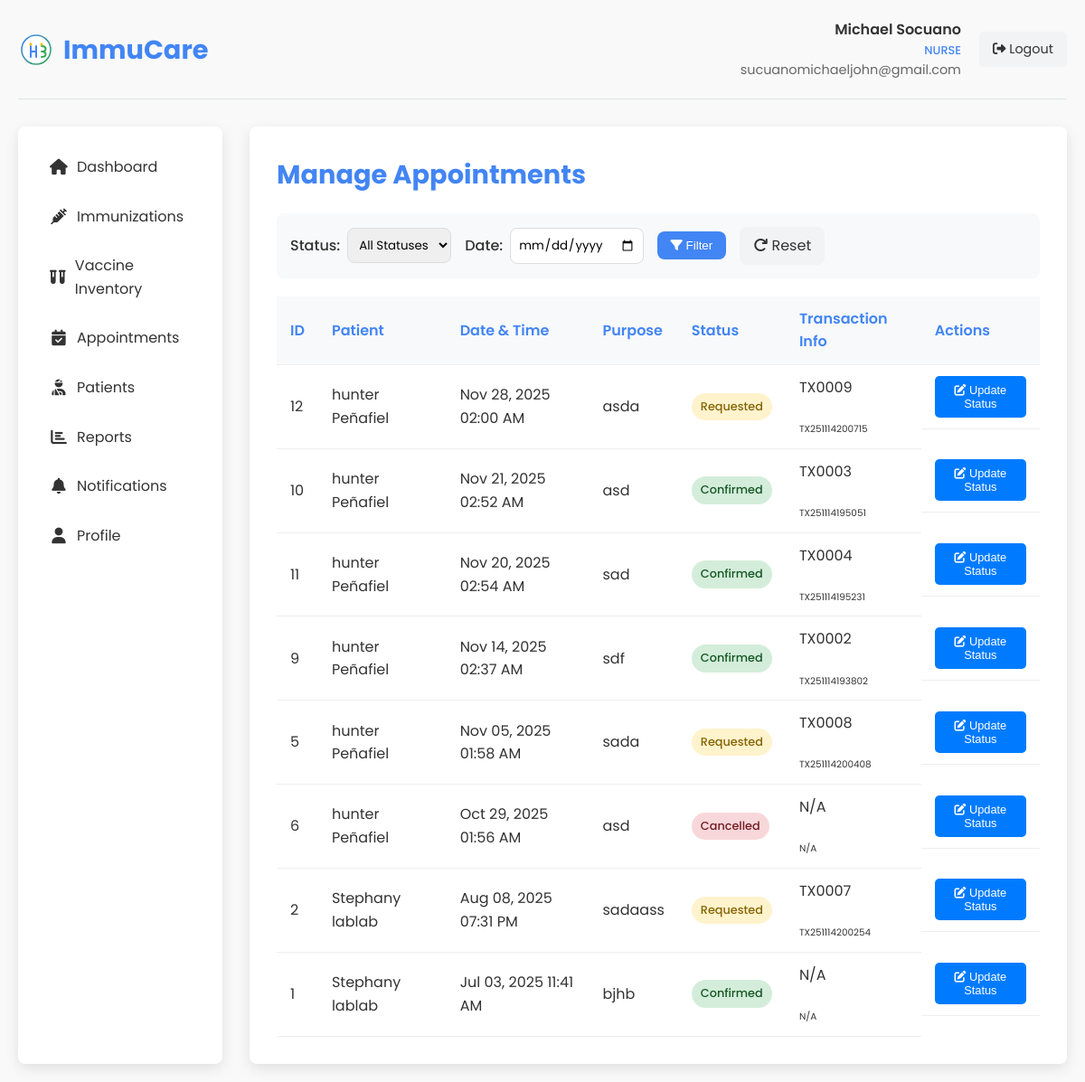
The app's page /nurse_appointments.php (signed in) with its own data.
### tables this page shows
CREATE TABLE `appointments` (
  `id` int(11) NOT NULL,
  `patient_id` int(11) NOT NULL,
  `staff_id` int(11) DEFAULT NULL,
  `appointment_date` datetime NOT NULL,
  `vaccine_id` int(11) DEFAULT NULL,
  `purpose` varchar(255) NOT NULL,
  `location` varchar(255) DEFAULT 'Main Clinic',
  `status` enum('requested','confirmed','completed','cancelled','no_show') DEFAULT 'requested',
  `notes` text DEFAULT NULL,
  `transaction_id` varchar(100) DEFAULT NULL,
  `transaction_number` varchar(50) DEFAULT NULL,
  `created_at` datetime NOT NULL,
  `updated_at` timestamp NOT NULL DEFAULT current_timestamp() ON UPDATE current_timestamp()
);

CREATE TABLE `patients` (
  `id` int(11) NOT NULL,
  `user_id` int(11) DEFAULT NULL,
  `first_name` varchar(50) NOT NULL,
  `middle_name` varchar(50) DEFAULT NULL,
  `last_name` varchar(50) NOT NULL,
  `date_of_birth` date NOT NULL,
  `gender` enum('male','female','other') NOT NULL,
  `blood_type` varchar(10) DEFAULT NULL COMMENT 'Patient blood type (A+, A-, B+, B-, AB+, AB-, O+, O-)',
  `purok` text NOT NULL,
  `city` varchar(100) NOT NULL,
  `province` varchar(100) NOT NULL,
  `postal_code` varchar(20) DEFAULT NULL,
  `phone_number` varchar(20) DEFAULT NULL,
  `email` varchar(255) DEFAULT NULL,
  `medical_history` text DEFAULT NULL,
  `allergies` text DEFAULT NULL,
  `diagnosis` text DEFAULT NULL COMMENT 'Patient diagnosis information',
  `created_at` datetime NOT NULL,
  `updated_at` timestamp NOT NULL DEFAULT current_timestamp() ON UPDATE current_timestamp()
);

### transaction_helper.php (called while the page is built, shortened)
<?php
class TransactionHelper {
    public static function formatTransactionId($transaction_id) {
        if (empty($transaction_id)) {
            return 'N/A';
        }
        return $transaction_id;
    }
    public static function formatTransactionNumber($transaction_number) {
        if (empty($transaction_number)) {
            return 'N/A';
        }
        return $transaction_number;
    }
}
?>

### nurse_appointments.php (the view, shortened to what this page needs)
<?php
require_once 'transaction_helper.php';
$user_name = isset($_SESSION['user_name']) ? $_SESSION['user_name'] : 'Nurse';
$user_email = isset($_SESSION['user_email']) ? $_SESSION['user_email'] : '';
$conn = new mysqli(DB_HOST, DB_USER, DB_PASS, DB_NAME);
$search_condition = '';
$filter_date = isset($_GET['filter_date']) ? $_GET['filter_date'] : '';
$date_condition = '';
$status_condition = '';
$page = isset($_GET['page']) ? (int)$_GET['page'] : 1;
$records_per_page = 10;
$offset = ($page - 1) * $records_per_page;
$base_query = "FROM appointments a
               JOIN patients p ON a.patient_id = p.id
               LEFT JOIN vaccines v ON a.vaccine_id = v.id
               WHERE 1=1";
$query = "SELECT a.*, p.first_name, p.last_name, v.name as vaccine_name,
          a.transaction_id, a.transaction_number
          $base_query $search_condition $date_condition $status_condition
          ORDER BY a.appointment_date DESC
          LIMIT ?, ?";
$stmt = $conn->prepare($query);
$stmt->bind_param("ii", $offset, $records_per_page);
$stmt->execute();
$appointments = $stmt->get_result();
?>
<!DOCTYPE html>
<html lang="en">
<head>
    <link rel="stylesheet" href="styles.css">
    <link rel="stylesheet" href="https://cdnjs.cloudflare.com/ajax/libs/font-awesome/6.4.0/css/all.min.css">
</head>
<body>
    <div class="dashboard-container">
        <div class="dashboard-header">
            <div class="dashboard-logo">
                <img src="images/logo.svg" alt="ImmuCare Logo">
                <h1>ImmuCare</h1>
            </div>
            <div class="user-menu">
                <div class="user-info">
                    <div class="user-name"><?php echo htmlspecialchars($user_name); ?></div>
                    <div class="user-role">Nurse</div>
                    <div class="user-email"><?php echo htmlspecialchars($user_email); ?></div>
                </div>
                <a href="?logout=1" class="logout-btn">
                    <i class="fas fa-sign-out-alt"></i> Logout
                </a>
            </div>
        </div>
        <div class="dashboard-content">
            <div class="sidebar">
                <ul class="sidebar-menu">
                    <li><a href="nurse_dashboard.php"><i class="fas fa-home"></i> Dashboard</a></li>
                    <li><a href="nurse_immunizations.php"><i class="fas fa-syringe"></i> Immunizations</a></li>
                    <li><a href="nurse_vaccine_inventory.php"><i class="fas fa-vials"></i> Vaccine Inventory</a></li>
                    <li><a href="nurse_appointments.php" class="active"><i class="fas fa-calendar-check"></i> Appointments</a></li>
                    <li><a href="nurse_patients.php"><i class="fas fa-user-injured"></i> Patients</a></li>
                    <li><a href="nurse_reports.php"><i class="fas fa-chart-bar"></i> Reports</a></li>
                    <li><a href="nurse_notifications.php"><i class="fas fa-bell"></i> Notifications</a></li>
                    <li><a href="nurse_profile.php"><i class="fas fa-user"></i> Profile</a></li>
                </ul>
            </div>
            <div class="main-content">
                <h2 class="page-title">Manage Appointments</h2>
                                <form action="" method="GET" class="filter-bar">
                    <div class="filter-group">
                        <label for="status">Status:</label>
                        <select id="status" name="filter_status">
                            <option value="">All Statuses</option>
                        </select>
                    </div>
                    <div class="filter-group">
                        <label for="date">Date:</label>
                        <input type="date" id="date" name="filter_date" value="<?php echo $filter_date; ?>">
                    </div>
                    <button type="submit" class="filter-btn"><i class="fas fa-filter"></i> Filter</button>
                    <a href="nurse_appointments.php" class="reset-btn"><i class="fas fa-redo"></i> Reset</a>
                </form>
                <div class="appointments-list">
                    <table class="appointments-table">
                        <thead>
                            <tr>
                                <th>ID</th>
                                <th>Patient</th>
                                <th>Date & Time</th>
                                <th>Purpose</th>
                                <th>Status</th>
                                <th>Transaction Info</th>
                                <th>Actions</th>
                            </tr>
                        </thead>
                        <tbody>
                            <?php if ($appointments && $appointments->num_rows > 0): ?>
                                <?php while ($appointment = $appointments->fetch_assoc()): ?>
                                    <tr>
                                        <td><?php echo $appointment['id']; ?></td>
                                        <td><?php echo htmlspecialchars($appointment['first_name'] . ' ' . $appointment['last_name']); ?></td>
                                        <td><?php echo date('M d, Y h:i A', strtotime($appointment['appointment_date'])); ?></td>
                                        <td><?php echo htmlspecialchars($appointment['purpose']); ?></td>
                                        <td>
                                            <span class="appointment-status status-<?php echo $appointment['status']; ?>">
                                                <?php echo $appointment['status'] == 'no_show' ? 'No Show' : ucfirst($appointment['status']); ?>
                                            </span>
                                        </td>
                                        <td class="transaction-info">
                                            <div class="small">
                                                <div class="badge bg-primary mb-1"><?php echo TransactionHelper::formatTransactionNumber($appointment['transaction_number']); ?></div><br>
                                                <div class="text-muted" style="font-size: 0.65rem;"><?php echo TransactionHelper::formatTransactionId($appointment['transaction_id']); ?></div>
                                            </div>
                                        </td>
                                        <td class="action-buttons">
                                            <button type="button" class="btn-edit" onclick="openStatusModal(<?php echo $appointment['id']; ?>, '<?php echo $appointment['status']; ?>', '<?php echo htmlspecialchars($appointment['notes'] ?? '', ENT_QUOTES); ?>')">
                                                <i class="fas fa-edit"></i> Update Status
                                            </button>
                                        </td>
                                    </tr>
                                <?php endwhile; ?>
                            <?php else: ?>
                                <tr>
                                    <td colspan="7" style="text-align: center;">No appointments found.</td>
                                </tr>
                            <?php endif; ?>
                        </tbody>
                    </table>
                </div>
            </div>
        </div>
    </div>
</body>
</html>

### styles.css (style rules this page uses)
:root { --primary-color: #4285f4; --secondary-color: #34a853; --accent-color: #fbbc05; --text-color: #333; --light-text: #666; --bg-light: #f9f9f9; --bg-white: #ffffff; --shadow: 0 5px 15px rgba(0, 0, 0, 0.1); --border-radius: 8px; --transition: all 0.3s ease; }
* { margin: 0; padding: 0; box-sizing: border-box; }
html { scroll-behavior: smooth; }
body { font-family: 'Poppins', sans-serif; line-height: 1.6; color: var(--text-color); background-color: var(--bg-light); }
a { text-decoration: none; color: inherit; }
ul { list-style: none; }
img { max-width: 100%; height: auto; }

### nurse_appointments.php (style rules this page uses)
.dashboard-container { max-width: 1200px; margin: 0 auto; padding: 20px; }
.dashboard-header { display: flex; justify-content: space-between; align-items: center; margin-bottom: 30px; padding-bottom: 20px; border-bottom: 1px solid #e1e4e8; }
.dashboard-logo { display: flex; align-items: center; }
.dashboard-logo img { height: 40px; margin-right: 10px; }
.dashboard-logo h1 { font-size: 1.8rem; color: var(--primary-color); margin: 0; }
.user-menu { display: flex; align-items: center; }
.user-info { margin-right: 20px; text-align: right; }
.user-name { font-weight: 600; color: var(--text-color); }
.user-role { font-size: 0.8rem; color: var(--primary-color); font-weight: 500; text-transform: uppercase; }
.user-email { font-size: 0.9rem; color: var(--light-text); }
.logout-btn { padding: 8px 15px; background-color: #f1f3f5; color: var(--text-color); border-radius: 5px; font-size: 0.9rem; transition: var(--transition); text-decoration: none; }
.dashboard-content { display: grid; grid-template-columns: 1fr 4fr; gap: 30px; }
.sidebar { background-color: var(--bg-white); border-radius: var(--border-radius); box-shadow: var(--shadow); padding: 20px; }
.sidebar-menu { list-style: none; padding: 0; margin: 0; }
.sidebar-menu li { margin-bottom: 5px; }
.sidebar-menu a { display: flex; align-items: center; padding: 12px 15px; border-radius: var(--border-radius); color: var(--text-color); transition: var(--transition); text-decoration: none; }
.sidebar-menu i { margin-right: 10px; font-size: 1.1rem; width: 20px; text-align: center; }
.main-content { background-color: var(--bg-white); border-radius: var(--border-radius); box-shadow: var(--shadow); padding: 30px; }
.page-title { font-size: 1.8rem; color: var(--primary-color); margin-bottom: 20px; }
.filter-bar { display: flex; gap: 15px; margin-bottom: 20px; flex-wrap: wrap; align-items: center; background-color: #f8f9fa; padding: 15px; border-radius: var(--border-radius); }
.filter-group { display: flex; align-items: center; gap: 8px; }
.filter-group label { font-weight: 500; }
.filter-group select, .filter-group input { padding: 8px; border: 1px solid #ddd; border-radius: var(--border-radius); font-family: inherit; }
.filter-btn { background-color: var(--primary-color); color: white; border: none; padding: 8px 15px; border-radius: var(--border-radius); cursor: pointer; transition: var(--transition); }
.reset-btn { background-color: #f1f3f5; color: var(--text-color); border: none; padding: 8px 15px; border-radius: var(--border-radius); cursor: pointer; transition: var(--transition); }
.appointments-table { width: 100%; border-collapse: collapse; }
.appointments-table th, .appointments-table td { padding: 12px 15px; text-align: left; border-bottom: 1px solid #eee; }
.appointments-table th { font-weight: 600; color: var(--primary-color); background-color: #f8f9fa; }
.appointment-status { display: inline-block; padding: 5px 10px; border-radius: 20px; font-size: 0.8rem; font-weight: 500; }
.status-confirmed { background-color: #e8f5e9; color: #2e7d32; }
.status-cancelled { background-color: #ffebee; color: #c62828; }
.status-requested { background-color: #e3f2fd; color: #1976d2; }
.btn-edit { padding: 8px 12px; border-radius: 5px; font-size: 0.8rem; text-decoration: none; transition: var(--transition); border: none; cursor: pointer; background-color: #007bff; color: white; }
.status-requested { background-color: #fff3cd; color: #856404; }
.status-confirmed { background-color: #d4edda; color: #155724; }
.status-cancelled { background-color: #f8d7da; color: #721c24; }
.action-buttons { display: flex; gap: 10px; }

### records on screen
appointments: id "12", patient.last_name "hunter Peñafiel", appointment_date "Nov 28, 2025 02:00 AM", purpose "asda", status "Requested", transaction_number "TX0009", transaction "TX251114200715"
appointments: id "10", patient.last_name "hunter Peñafiel", appointment_date "Nov 21, 2025 02:52 AM", purpose "asd", status "Confirmed", transaction_number "TX0003", transaction "TX251114195051"
appointments: id "11", patient.last_name "hunter Peñafiel", appointment_date "Nov 20, 2025 02:54 AM", purpose "sad", status "Confirmed", transaction_number "TX0004", transaction "TX251114195231"
appointments: id "9", patient.last_name "hunter Peñafiel", appointment_date "Nov 14, 2025 02:37 AM", purpose "sdf", status "Confirmed", transaction_number "TX0002", transaction "TX251114193802"
appointments: id "5", patient.last_name "hunter Peñafiel", appointment_date "Nov 05, 2025 01:58 AM", purpose "sada", status "Requested", transaction_number "TX0008", transaction "TX251114200408"
appointments: id "6", patient.last_name "hunter Peñafiel", appointment_date "Oct 29, 2025 01:56 AM", purpose "asd", status "Cancelled", transaction_number "N/A", transaction "N/A"
appointments: id "2", patient.last_name "Stephany lablab", appointment_date "Aug 08, 2025 07:31 PM", purpose "sadaass", status "Requested", transaction_number "TX0007", transaction "TX251114200254"
appointments: id "1", patient.last_name "Stephany lablab", appointment_date "Jul 03, 2025 11:41 AM", purpose "bjhb", status "Confirmed", transaction_number "N/A", transaction "N/A"

### other values on screen
$user_name "Michael Socuano"
$user_email "sucuanomichaeljohn@gmail.com"
